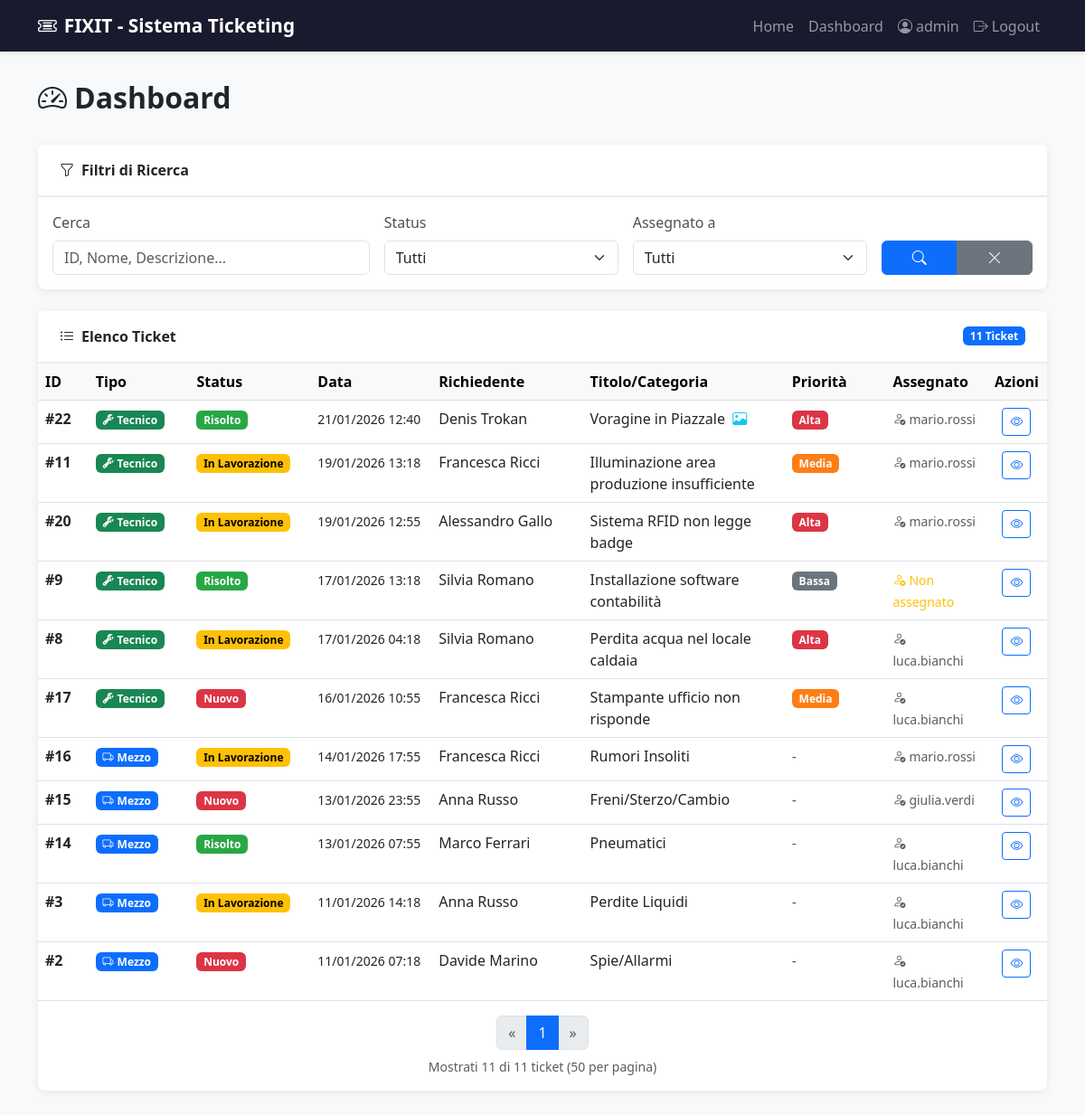
The page /admin/dashboard (signed in) on the database its author committed.
### app.py (models this page shows, shortened)
class User(db.Model):
    __tablename__ = 'users'
    id = db.Column(db.Integer, primary_key=True)
    username = db.Column(db.String(80), unique=True, nullable=False)
    password_hash = db.Column(db.String(200), nullable=False)
    assigned_tickets = db.relationship('Ticket', backref='assigned_to', lazy=True, foreign_keys='Ticket.assigned_to_id')

class Ticket(db.Model):
    __tablename__ = 'tickets'
    id = db.Column(db.Integer, primary_key=True)
    ticket_type = db.Column(db.String(20), nullable=False)  # 'MEZZO' or 'TECNICO'
    status = db.Column(db.String(20), default='NUOVO', nullable=False)  # 'NUOVO', 'IN_LAVORAZIONE', 'RISOLTO'
    created_at = db.Column(db.DateTime, default=datetime.utcnow, nullable=False)
    started_at = db.Column(db.DateTime, nullable=True)
    closed_at = db.Column(db.DateTime, nullable=True)
    requester_name = db.Column(db.String(100), nullable=False)
    description = db.Column(db.Text, nullable=False)
    image_filename = db.Column(db.String(200), nullable=True)
    assigned_to_id = db.Column(db.Integer, db.ForeignKey('users.id'), nullable=True)
    vehicle_type = db.Column(db.String(50), nullable=True)
    vehicle_number = db.Column(db.String(50), nullable=True)
    mileage_hours = db.Column(db.String(50), nullable=True)
    anomaly_category = db.Column(db.String(100), nullable=True)
    department = db.Column(db.String(100), nullable=True)
    title = db.Column(db.String(200), nullable=True)
    priority = db.Column(db.String(20), nullable=True)  # 'BASSA', 'MEDIA', 'ALTA'
    comments = db.relationship('Comment', backref='ticket', lazy=True, cascade='all, delete-orphan')

### app.py (the view, shortened to what this page needs)
@app.route('/admin/dashboard')
@login_required
def dashboard():
    search_query = request.args.get('search', '').strip()
    status_filter = request.args.get('status', '').strip()
    assigned_filter = request.args.get('assigned', '').strip()
    page = request.args.get('page', 1, type=int)
    per_page = 50
    query = Ticket.query
    if status_filter:
        query = query.filter(Ticket.status == status_filter)
    if assigned_filter:
        if assigned_filter == 'unassigned':
            query = query.filter(Ticket.assigned_to_id.is_(None))
        else:
            query = query.filter(Ticket.assigned_to_id == int(assigned_filter))
    pagination = query.order_by(Ticket.created_at.desc()).paginate(page=page, per_page=per_page, error_out=False)
    tickets = pagination.items
    admins = User.query.all()
    return render_template('dashboard.html', tickets=tickets, admins=admins, pagination=pagination, per_page=per_page)

### templates/dashboard.html (shortened to what this page needs)
{% extends "base.html" %}
{% block content %}
<div class="row">
    <div class="col-12">
        <div class="d-flex justify-content-between align-items-center mb-4">
            <h2 class="fw-bold">
                <i class="bi bi-speedometer2 me-2"></i>Dashboard
            </h2>
        </div>
        <div class="card mb-4">
            <div class="card-header">
                <i class="bi bi-funnel me-2"></i>Filtri di Ricerca
            </div>
            <div class="card-body">
                <form method="GET" action="{{ url_for('dashboard') }}" class="row g-3">
                    <div class="col-md-4">
                        <label for="search" class="form-label">Cerca</label>
                        <input type="text" class="form-control" id="search" name="search"
                               placeholder="ID, Nome, Descrizione..."
                               value="{{ request.args.get('search', '') }}">
                    </div>
                    <div class="col-md-3">
                        <label for="status" class="form-label">Status</label>
                        <select class="form-select" id="status" name="status">
                            <option value="">Tutti</option>
                        </select>
                    </div>
                    <div class="col-md-3">
                        <label for="assigned" class="form-label">Assegnato a</label>
                        <select class="form-select" id="assigned" name="assigned">
                            <option value="">Tutti</option>
                        </select>
                    </div>
                    <div class="col-md-2 d-flex align-items-end">
                        <div class="btn-group w-100" role="group">
                            <button type="submit" class="btn btn-primary">
                                <i class="bi bi-search"></i>
                            </button>
                            <a href="{{ url_for('dashboard') }}" class="btn btn-secondary">
                                <i class="bi bi-x-lg"></i>
                            </a>
                        </div>
                    </div>
                </form>
            </div>
        </div>
        <div class="card">
            <div class="card-header d-flex justify-content-between align-items-center">
                <span><i class="bi bi-list-ul me-2"></i>Elenco Ticket</span>
                <span class="badge bg-primary">{{ pagination.total }} Ticket</span>
            </div>
            <div class="card-body p-0">
                {% if tickets %}
                    <div class="table-responsive">
                        <table class="table table-hover mb-0">
                            <thead class="table-light">
                                <tr>
                                    <th style="width: 5%;">ID</th>
                                    <th style="width: 10%;">Tipo</th>
                                    <th style="width: 12%;">Status</th>
                                    <th style="width: 12%;">Data</th>
                                    <th style="width: 15%;">Richiedente</th>
                                    <th style="width: 20%;">Titolo/Categoria</th>
                                    <th style="width: 10%;">Priorità</th>
                                    <th style="width: 10%;">Assegnato</th>
                                    <th style="width: 6%;" class="text-center">Azioni</th>
                                </tr>
                            </thead>
                            <tbody>
                                {% for ticket in tickets %}
                                <tr>
                                    <td class="fw-bold">#{{ ticket.id }}</td>
                                    <td>
                                        {% if ticket.ticket_type == 'MEZZO' %}
                                            <span class="badge bg-primary">
                                                <i class="bi bi-truck me-1"></i>Mezzo
                                            </span>
                                        {% else %}
                                            <span class="badge bg-success">
                                                <i class="bi bi-wrench-adjustable me-1"></i>Tecnico
                                            </span>
                                        {% endif %}
                                    </td>
                                    <td>
                                        {% if ticket.status == 'NUOVO' %}
                                            <span class="badge status-nuovo">Nuovo</span>
                                        {% elif ticket.status == 'IN_LAVORAZIONE' %}
                                            <span class="badge status-in_lavorazione">In Lavorazione</span>
                                        {% else %}
                                            <span class="badge status-risolto">Risolto</span>
                                        {% endif %}
                                    </td>
                                    <td>
                                        <small>{{ ticket.created_at.strftime('%d/%m/%Y %H:%M') }}</small>
                                    </td>
                                    <td>{{ ticket.requester_name }}</td>
                                    <td>
                                        {% if ticket.ticket_type == 'MEZZO' %}
                                            {{ ticket.anomaly_category }}
                                        {% else %}
                                            {{ ticket.title }}
                                            {% if ticket.image_filename %}
                                                <i class="bi bi-image text-info ms-1" title="Con foto"></i>
                                            {% endif %}
                                        {% endif %}
                                    </td>
                                    <td>
                                        {% if ticket.priority %}
                                            {% if ticket.priority == 'BASSA' %}
                                                <span class="badge priority-bassa">Bassa</span>
                                            {% elif ticket.priority == 'MEDIA' %}
                                                <span class="badge priority-media">Media</span>
                                            {% elif ticket.priority == 'ALTA' %}
                                                <span class="badge priority-alta">Alta</span>
                                            {% endif %}
                                        {% else %}
                                            <span class="text-muted">-</span>
                                        {% endif %}
                                    </td>
                                    <td>
                                        {% if ticket.assigned_to %}
                                            <small class="text-muted">
                                                <i class="bi bi-person-check me-1"></i>{{ ticket.assigned_to.username }}
                                            </small>
                                        {% else %}
                                            <small class="text-warning">
                                                <i class="bi bi-person-x me-1"></i>Non assegnato
                                            </small>
                                        {% endif %}
                                    </td>
                                    <td class="text-center">
                                        <a href="{{ url_for('ticket_detail', ticket_id=ticket.id) }}"
                                           class="btn btn-sm btn-outline-primary" title="Visualizza dettagli">
                                            <i class="bi bi-eye"></i>
                                        </a>
                                    </td>
                                </tr>
                                {% endfor %}
                            </tbody>
                        </table>
                    </div>
                    <div class="p-3">
                        <nav aria-label="Paginazione ticket">
                            <ul class="pagination justify-content-center mb-0">
                                <li class="page-item {% if not pagination.has_prev %}disabled{% endif %}">
                                    <a class="page-link" href="{{ url_for('dashboard', page=pagination.prev_num, search=request.args.get('search',''), status=request.args.get('status',''), assigned=request.args.get('assigned','')) }}" aria-label="Precedente">
                                        <span aria-hidden="true">&laquo;</span>
                                    </a>
                                </li>
                                {% for p in range(1, pagination.pages + 1) %}
                                    <li class="page-item {% if p == pagination.page %}active{% endif %}">
                                        <a class="page-link" href="{{ url_for('dashboard', page=p, search=request.args.get('search',''), status=request.args.get('status',''), assigned=request.args.get('assigned','')) }}">{{ p }}</a>
                                    </li>
                                {% endfor %}
                                <li class="page-item {% if not pagination.has_next %}disabled{% endif %}">
                                    <a class="page-link" href="{{ url_for('dashboard', page=pagination.next_num, search=request.args.get('search',''), status=request.args.get('status',''), assigned=request.args.get('assigned','')) }}" aria-label="Successivo">
                                        <span aria-hidden="true">&raquo;</span>
                                    </a>
                                </li>
                            </ul>
                        </nav>
                        <div class="text-center text-muted small mt-2">
                            Mostrati {{ tickets|length }} di {{ pagination.total }} ticket ({{ per_page }} per pagina)
                        </div>
                    </div>
                {% else %}
                    <div class="text-center py-5">
                        <i class="bi bi-inbox display-1 text-muted"></i>
                        <p class="text-muted mt-3">Nessun ticket trovato con i filtri selezionati.</p>
                    </div>
                {% endif %}
            </div>
        </div>
    </div>
</div>
{% endblock %}

### templates/base.html (shortened to what this page needs)
<!DOCTYPE html>
<html lang="it">
<head>
    <link href="https://cdn.jsdelivr.net/npm/bootstrap@5.3.0/dist/css/bootstrap.min.css" rel="stylesheet">
    <link rel="stylesheet" href="https://cdn.jsdelivr.net/npm/bootstrap-icons@1.10.0/font/bootstrap-icons.css">
</head>
<body>
    <nav class="navbar navbar-expand-lg navbar-dark">
        <div class="container">
            <a class="navbar-brand" href="{{ url_for('index') }}">
                <i class="bi bi-ticket-detailed me-2"></i>FIXIT - Sistema Ticketing
            </a>
            <div class="collapse navbar-collapse" id="navbarNav">
                <ul class="navbar-nav ms-auto">
                    <li class="nav-item">
                        <a class="nav-link" href="{{ url_for('index') }}">Home</a>
                    </li>
                    {% if session.get('user_id') %}
                        <li class="nav-item">
                            <a class="nav-link" href="{{ url_for('dashboard') }}">Dashboard</a>
                        </li>
                        <li class="nav-item">
                            <span class="nav-link">
                                <i class="bi bi-person-circle me-1"></i>{{ session.get('username') }}
                            </span>
                        </li>
                        <li class="nav-item">
                            <a class="nav-link" href="{{ url_for('logout') }}">
                                <i class="bi bi-box-arrow-right me-1"></i>Logout
                            </a>
                        </li>
                    {% else %}
                        <li class="nav-item">
                            <a class="nav-link" href="{{ url_for('login') }}">
                                <i class="bi bi-lock me-1"></i>Admin Login
                            </a>
                        </li>
                    {% endif %}
                </ul>
            </div>
        </div>
    </nav>
    <div class="main-content">
        <div class="container">
            {% block content %}{% endblock %}
        </div>
    </div>
</body>
</html>

### rows shown on the page
User: get "admin"
Ticket: id "22", ticket_type "TECNICO" (drawn), status "Risolto", created_at "21/01/2026 12:40", requester_name "Denis Trokan", title "Voragine in Piazzale", priority "Alta", assigned_to.username "mario.rossi"
Ticket: id "11", ticket_type "TECNICO" (drawn), status "In Lavorazione", created_at "19/01/2026 13:18", requester_name "Francesca Ricci", title "Illuminazione area produzione insufficiente", priority "Media", assigned_to.username "mario.rossi"
Ticket: id "20", ticket_type "TECNICO" (drawn), status "In Lavorazione", created_at "19/01/2026 12:55", requester_name "Alessandro Gallo", title "Sistema RFID non legge badge", priority "Alta", assigned_to.username "mario.rossi"
Ticket: id "9", ticket_type "TECNICO" (drawn), status "Risolto", created_at "17/01/2026 13:18", requester_name "Silvia Romano", title "Installazione software contabilità", priority "Bassa", shows "Non assegnato"
Ticket: id "8", ticket_type "TECNICO" (drawn), status "In Lavorazione", created_at "17/01/2026 04:18", requester_name "Silvia Romano", title "Perdita acqua nel locale caldaia", priority "Alta", assigned_to.username "luca.bianchi"
Ticket: id "17", ticket_type "TECNICO" (drawn), status "Nuovo", created_at "16/01/2026 10:55", requester_name "Francesca Ricci", title "Stampante ufficio non risponde", priority "Media", assigned_to.username "luca.bianchi"
Ticket: id "16", ticket_type "MEZZO" (drawn), status "In Lavorazione", created_at "14/01/2026 17:55", requester_name "Francesca Ricci", anomaly_category "Rumori Insoliti", assigned_to.username "mario.rossi"
Ticket: id "15", ticket_type "MEZZO" (drawn), status "Nuovo", created_at "13/01/2026 23:55", requester_name "Anna Russo", anomaly_category "Freni/Sterzo/Cambio", assigned_to.username "giulia.verdi"
Ticket: id "14", ticket_type "MEZZO" (drawn), status "Risolto", created_at "13/01/2026 07:55", requester_name "Marco Ferrari", anomaly_category "Pneumatici", assigned_to.username "luca.bianchi"
Ticket: id "3", ticket_type "MEZZO" (drawn), status "In Lavorazione", created_at "11/01/2026 14:18", requester_name "Anna Russo", anomaly_category "Perdite Liquidi", assigned_to.username "luca.bianchi"
Ticket: id "2", ticket_type "MEZZO" (drawn), status "Nuovo", created_at "11/01/2026 07:18", requester_name "Davide Marino", anomaly_category "Spie/Allarmi", assigned_to.username "luca.bianchi"

### other values the page prints
{{ pagination.total }} "11"
{{ p }} "1"
{{ tickets|length }} "11"
{{ per_page }} "50"
